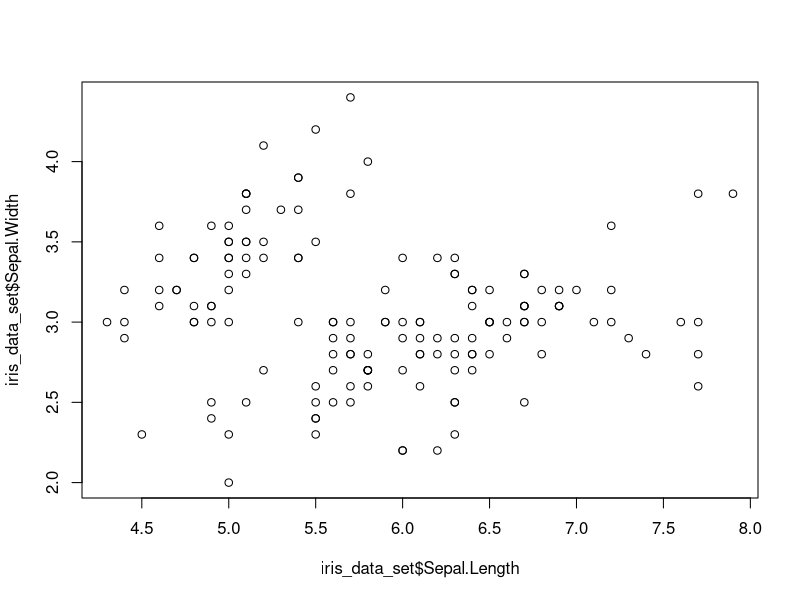
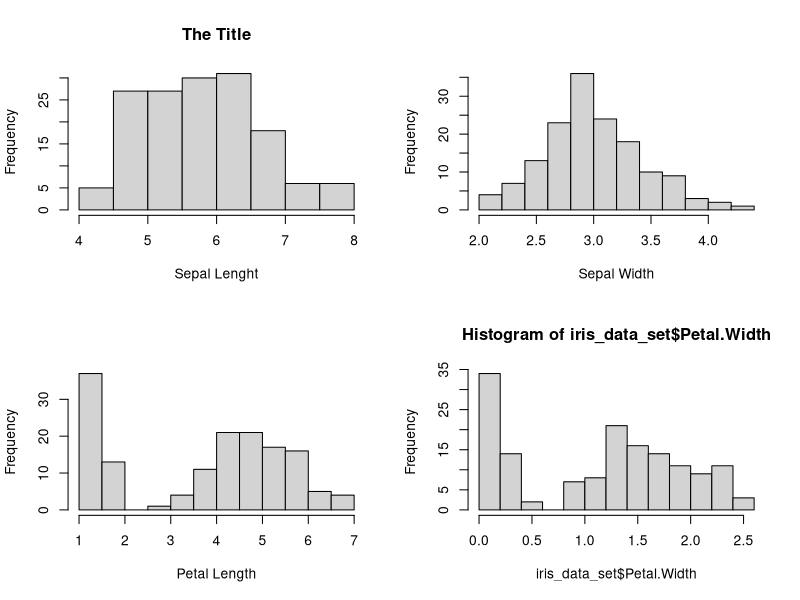
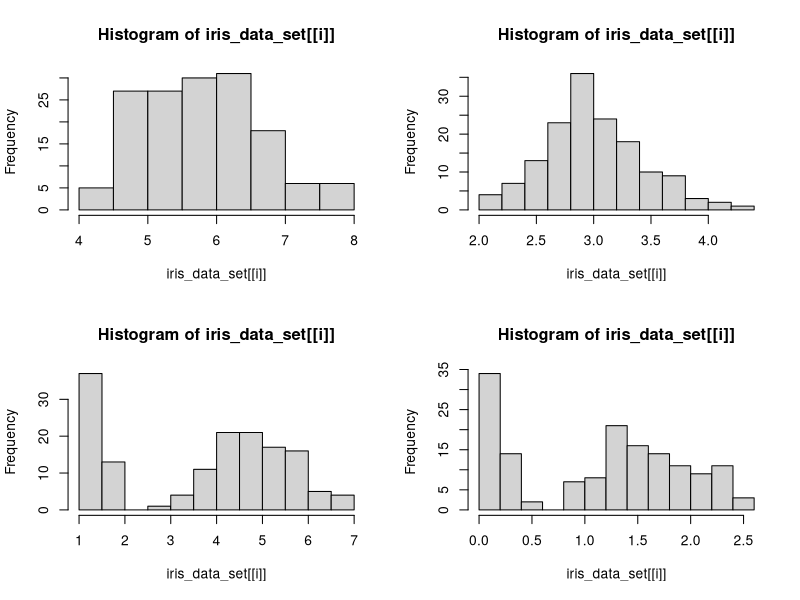
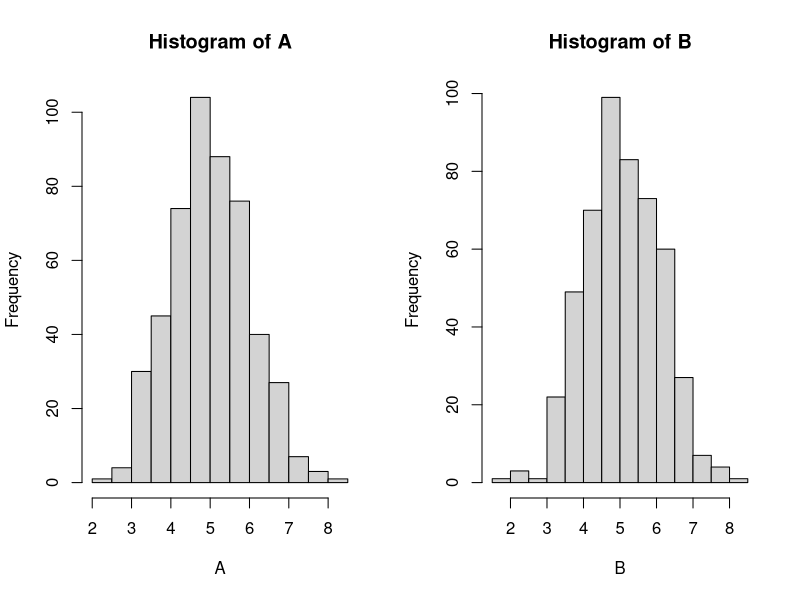

Here is the R script that generated these plots, in order:

setwd("/home/thkitapci/Desktop/R_workshop_REU/")
iris_data_set=read.csv("iris.csv")

head(iris_data_set)

plot(iris_data_set$Sepal.Length,iris_data_set$Sepal.Width)

par(mfrow=c(2,2))
hist(iris_data_set$Sepal.Length,xlab="Sepal Lenght",main="The Title")
hist(iris_data_set$Sepal.Width,xlab="Sepal Width",main="")
hist(iris_data_set$Petal.Length,xlab = "Petal Length",main="")
hist(iris_data_set$Petal.Width)

names=colnames(iris_data_set[1:4])
names
par(mfrow=c(2,2))
for (i in names)
{
  print (i)
  hist(iris_data_set[[i]])  
}




#Simulate data
dev.off()
set.seed(0)
par(mfrow=c(1,2))

A=rnorm(500,5,1)
B=rnorm(500,5.1,1)
hist(A,xlab="A")
hist(B,xlab="B")
t.test(A,B)








